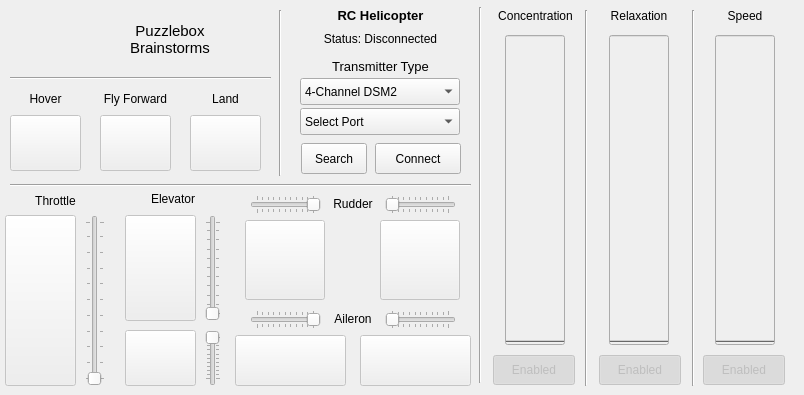
   <widget class="QWidget" name="tabRCHelicopter">
    <property name="enabled">
     <bool>true</bool>
    </property>
    <attribute name="title">
     <string>RC Helicopter</string>
    </attribute>
    <widget class="QLabel" name="labelRCHelicopter">
     <property name="enabled">
      <bool>true</bool>
     </property>
     <property name="geometry">
      <rect>
       <x>290</x>
       <y>5</y>
       <width>181</width>
       <height>21</height>
      </rect>
     </property>
     <property name="text">
      <string>&lt;!DOCTYPE HTML PUBLIC &quot;-//W3C//DTD HTML 4.0//EN&quot; &quot;http://www.w3.org/TR/REC-html40/strict.dtd&quot;&gt;
&lt;html&gt;&lt;head&gt;&lt;meta name=&quot;qrichtext&quot; content=&quot;1&quot; /&gt;&lt;style type=&quot;text/css&quot;&gt;
p, li { white-space: pre-wrap; }
&lt;/style&gt;&lt;/head&gt;&lt;body style=&quot; font-family:'Sans'; font-size:10pt; font-weight:400; font-style:normal;&quot;&gt;
&lt;p style=&quot; margin-top:0px; margin-bottom:0px; margin-left:0px; margin-right:0px; -qt-block-indent:0; text-indent:0px;&quot;&gt;&lt;span style=&quot; font-weight:600;&quot;&gt;RC Helicopter&lt;/span&gt;&lt;/p&gt;&lt;/body&gt;&lt;/html&gt;</string>
     </property>
     <property name="alignment">
      <set>Qt::AlignCenter</set>
     </property>
    </widget>
    <widget class="QLabel" name="textLabelTitleHelicopter">
     <property name="geometry">
      <rect>
       <x>120</x>
       <y>10</y>
       <width>100</width>
       <height>60</height>
      </rect>
     </property>
     <property name="text">
      <string>&lt;!DOCTYPE HTML PUBLIC &quot;-//W3C//DTD HTML 4.0//EN&quot; &quot;http://www.w3.org/TR/REC-html40/strict.dtd&quot;&gt;
&lt;html&gt;&lt;head&gt;&lt;meta name=&quot;qrichtext&quot; content=&quot;1&quot; /&gt;&lt;style type=&quot;text/css&quot;&gt;
p, li { white-space: pre-wrap; }
&lt;/style&gt;&lt;/head&gt;&lt;body style=&quot; font-family:'Sans'; font-size:10pt; font-weight:400; font-style:normal;&quot;&gt;
&lt;p align=&quot;center&quot; style=&quot; margin-top:12px; margin-bottom:12px; margin-left:0px; margin-right:0px; -qt-block-indent:0; text-indent:0px;&quot;&gt;&lt;a href=&quot;http://brainstorms.puzzlebox.info&quot;&gt;&lt;span style=&quot; font-size:11pt; text-decoration: none; color:#000000;&quot;&gt;Puzzlebox&lt;br /&gt;Brainstorms&lt;/span&gt;&lt;/a&gt;&lt;/p&gt;&lt;/body&gt;&lt;/html&gt;</string>
     </property>
     <property name="textFormat">
      <enum>Qt::AutoText</enum>
     </property>
     <property name="wordWrap">
      <bool>false</bool>
     </property>
     <property name="openExternalLinks">
      <bool>true</bool>
     </property>
    </widget>
    <widget class="QComboBox" name="comboBoxHelicopterPortSelect">
     <property name="enabled">
      <bool>true</bool>
     </property>
     <property name="geometry">
      <rect>
       <x>300</x>
       <y>108</y>
       <width>160</width>
       <height>27</height>
      </rect>
     </property>
     <item>
      <property name="text">
       <string>Select Port</string>
      </property>
     </item>
    </widget>
    <widget class="QLabel" name="labelPuzzleboxHelicopter">
     <property name="geometry">
      <rect>
       <x>58</x>
       <y>11</y>
       <width>60</width>
       <height>60</height>
      </rect>
     </property>
     <property name="text">
      <string/>
     </property>
     <property name="pixmap">
      <pixmap>images/puzzlebox_logo.png</pixmap>
     </property>
     <property name="scaledContents">
      <bool>false</bool>
     </property>
     <property name="alignment">
      <set>Qt::AlignCenter</set>
     </property>
     <property name="textInteractionFlags">
      <set>Qt::NoTextInteraction</set>
     </property>
    </widget>
    <widget class="QLabel" name="textLabelHelicopterStatus">
     <property name="enabled">
      <bool>true</bool>
     </property>
     <property name="geometry">
      <rect>
       <x>290</x>
       <y>25</y>
       <width>181</width>
       <height>28</height>
      </rect>
     </property>
     <property name="text">
      <string>&lt;p align=&quot;center&quot;&gt;Status: Disconnected&lt;/p&gt;</string>
     </property>
     <property name="alignment">
      <set>Qt::AlignCenter</set>
     </property>
     <property name="wordWrap">
      <bool>false</bool>
     </property>
    </widget>
    <widget class="Line" name="line6_19">
     <property name="geometry">
      <rect>
       <x>470</x>
       <y>7</y>
       <width>20</width>
       <height>376</height>
      </rect>
     </property>
     <property name="frameShape">
      <enum>QFrame::VLine</enum>
     </property>
     <property name="frameShadow">
      <enum>QFrame::Sunken</enum>
     </property>
    </widget>
    <widget class="Line" name="line3_4">
     <property name="geometry">
      <rect>
       <x>10</x>
       <y>175</y>
       <width>461</width>
       <height>20</height>
      </rect>
     </property>
     <property name="frameShape">
      <enum>QFrame::HLine</enum>
     </property>
     <property name="frameShadow">
      <enum>QFrame::Sunken</enum>
     </property>
    </widget>
    <widget class="QPushButton" name="pushButtonHelicopterThrottle">
     <property name="enabled">
      <bool>false</bool>
     </property>
     <property name="geometry">
      <rect>
       <x>5</x>
       <y>215</y>
       <width>71</width>
       <height>171</height>
      </rect>
     </property>
     <property name="text">
      <string/>
     </property>
     <property name="icon">
      <iconset>
       <normaloff>images/braintorms-throttle_up.png</normaloff>images/braintorms-throttle_up.png</iconset>
     </property>
     <property name="iconSize">
      <size>
       <width>100</width>
       <height>120</height>
      </size>
     </property>
     <property name="checkable">
      <bool>true</bool>
     </property>
    </widget>
    <widget class="QPushButton" name="pushButtonHelicopterRudderLeft">
     <property name="enabled">
      <bool>false</bool>
     </property>
     <property name="geometry">
      <rect>
       <x>245</x>
       <y>220</y>
       <width>80</width>
       <height>80</height>
      </rect>
     </property>
     <property name="text">
      <string/>
     </property>
     <property name="icon">
      <iconset>
       <normaloff>images/brainstorms-rudder-left.png</normaloff>images/brainstorms-rudder-left.png</iconset>
     </property>
     <property name="iconSize">
      <size>
       <width>65</width>
       <height>65</height>
      </size>
     </property>
    </widget>
    <widget class="QPushButton" name="pushButtonHelicopterRudderRight">
     <property name="enabled">
      <bool>false</bool>
     </property>
     <property name="geometry">
      <rect>
       <x>380</x>
       <y>220</y>
       <width>80</width>
       <height>80</height>
      </rect>
     </property>
     <property name="text">
      <string/>
     </property>
     <property name="icon">
      <iconset>
       <normaloff>images/brainstorms-rudder-right.png</normaloff>images/brainstorms-rudder-right.png</iconset>
     </property>
     <property name="iconSize">
      <size>
       <width>65</width>
       <height>65</height>
      </size>
     </property>
    </widget>
    <widget class="QPushButton" name="pushButtonHelicopterAileronLeft">
     <property name="enabled">
      <bool>false</bool>
     </property>
     <property name="geometry">
      <rect>
       <x>235</x>
       <y>335</y>
       <width>111</width>
       <height>51</height>
      </rect>
     </property>
     <property name="text">
      <string/>
     </property>
     <property name="icon">
      <iconset>
       <normaloff>images/brainstorms-aileron_left.png</normaloff>images/brainstorms-aileron_left.png</iconset>
     </property>
     <property name="iconSize">
      <size>
       <width>80</width>
       <height>50</height>
      </size>
     </property>
    </widget>
    <widget class="QPushButton" name="pushButtonHelicopterAileronRight">
     <property name="enabled">
      <bool>false</bool>
     </property>
     <property name="geometry">
      <rect>
       <x>360</x>
       <y>335</y>
       <width>111</width>
       <height>51</height>
      </rect>
     </property>
     <property name="text">
      <string/>
     </property>
     <property name="icon">
      <iconset>
       <normaloff>images/brainstorms-aileron_right.png</normaloff>images/brainstorms-aileron_right.png</iconset>
     </property>
     <property name="iconSize">
      <size>
       <width>80</width>
       <height>50</height>
      </size>
     </property>
    </widget>
    <widget class="QPushButton" name="pushButtonHelicopterElevatorForward">
     <property name="enabled">
      <bool>false</bool>
     </property>
     <property name="geometry">
      <rect>
       <x>125</x>
       <y>215</y>
       <width>71</width>
       <height>106</height>
      </rect>
     </property>
     <property name="text">
      <string/>
     </property>
     <property name="icon">
      <iconset>
       <normaloff>images/brainstorms-elevator_forward.png</normaloff>images/brainstorms-elevator_forward.png</iconset>
     </property>
     <property name="iconSize">
      <size>
       <width>50</width>
       <height>80</height>
      </size>
     </property>
    </widget>
    <widget class="QComboBox" name="comboBoxHelicopterTransmitter">
     <property name="enabled">
      <bool>true</bool>
     </property>
     <property name="geometry">
      <rect>
       <x>300</x>
       <y>78</y>
       <width>160</width>
       <height>27</height>
      </rect>
     </property>
     <item>
      <property name="text">
       <string>4-Channel DSM2</string>
      </property>
     </item>
     <item>
      <property name="text">
       <string>6-Channel DSM2</string>
      </property>
     </item>
    </widget>
    <widget class="QLabel" name="textLabelHelicopterTransmitterType">
     <property name="enabled">
      <bool>true</bool>
     </property>
     <property name="geometry">
      <rect>
       <x>290</x>
       <y>56</y>
       <width>181</width>
       <height>21</height>
      </rect>
     </property>
     <property name="text">
      <string>&lt;!DOCTYPE HTML PUBLIC &quot;-//W3C//DTD HTML 4.0//EN&quot; &quot;http://www.w3.org/TR/REC-html40/strict.dtd&quot;&gt;
&lt;html&gt;&lt;head&gt;&lt;meta name=&quot;qrichtext&quot; content=&quot;1&quot; /&gt;&lt;style type=&quot;text/css&quot;&gt;
p, li { white-space: pre-wrap; }
&lt;/style&gt;&lt;/head&gt;&lt;body style=&quot; font-family:'Sans'; font-size:10pt; font-weight:400; font-style:normal;&quot;&gt;
&lt;p align=&quot;center&quot; style=&quot; margin-top:12px; margin-bottom:12px; margin-left:0px; margin-right:0px; -qt-block-indent:0; text-indent:0px;&quot;&gt;Transmitter Type&lt;/p&gt;&lt;/body&gt;&lt;/html&gt;</string>
     </property>
     <property name="alignment">
      <set>Qt::AlignCenter</set>
     </property>
     <property name="wordWrap">
      <bool>false</bool>
     </property>
    </widget>
    <widget class="QSlider" name="verticalSliderHelicopterThrottle">
     <property name="enabled">
      <bool>false</bool>
     </property>
     <property name="geometry">
      <rect>
       <x>85</x>
       <y>215</y>
       <width>20</width>
       <height>171</height>
      </rect>
     </property>
     <property name="orientation">
      <enum>Qt::Vertical</enum>
     </property>
     <property name="tickPosition">
      <enum>QSlider::TicksBothSides</enum>
     </property>
    </widget>
    <widget class="Line" name="line">
     <property name="geometry">
      <rect>
       <x>270</x>
       <y>10</y>
       <width>20</width>
       <height>166</height>
      </rect>
     </property>
     <property name="orientation">
      <enum>Qt::Vertical</enum>
     </property>
    </widget>
    <widget class="QPushButton" name="pushButtonHelicopterElevatorReverse">
     <property name="enabled">
      <bool>false</bool>
     </property>
     <property name="geometry">
      <rect>
       <x>125</x>
       <y>330</y>
       <width>71</width>
       <height>56</height>
      </rect>
     </property>
     <property name="text">
      <string/>
     </property>
     <property name="icon">
      <iconset>
       <normaloff>images/brainstorms-elevator_reverse.png</normaloff>images/brainstorms-elevator_reverse.png</iconset>
     </property>
     <property name="iconSize">
      <size>
       <width>45</width>
       <height>45</height>
      </size>
     </property>
    </widget>
    <widget class="QLabel" name="labelHelicopterThrottle">
     <property name="geometry">
      <rect>
       <x>5</x>
       <y>190</y>
       <width>101</width>
       <height>21</height>
      </rect>
     </property>
     <property name="text">
      <string>Throttle</string>
     </property>
     <property name="alignment">
      <set>Qt::AlignCenter</set>
     </property>
    </widget>
    <widget class="QLabel" name="labelHelicopterElevator">
     <property name="geometry">
      <rect>
       <x>125</x>
       <y>190</y>
       <width>96</width>
       <height>17</height>
      </rect>
     </property>
     <property name="text">
      <string>Elevator</string>
     </property>
     <property name="alignment">
      <set>Qt::AlignCenter</set>
     </property>
    </widget>
    <widget class="QLabel" name="labelHelicopterRudder">
     <property name="geometry">
      <rect>
       <x>235</x>
       <y>195</y>
       <width>236</width>
       <height>17</height>
      </rect>
     </property>
     <property name="text">
      <string>Rudder</string>
     </property>
     <property name="alignment">
      <set>Qt::AlignCenter</set>
     </property>
    </widget>
    <widget class="QLabel" name="labelHelicopterAileron">
     <property name="geometry">
      <rect>
       <x>235</x>
       <y>310</y>
       <width>236</width>
       <height>17</height>
      </rect>
     </property>
     <property name="text">
      <string>Aileron</string>
     </property>
     <property name="alignment">
      <set>Qt::AlignCenter</set>
     </property>
    </widget>
    <widget class="QSlider" name="verticalSliderHelicopterElevatorForward">
     <property name="enabled">
      <bool>false</bool>
     </property>
     <property name="geometry">
      <rect>
       <x>205</x>
       <y>215</y>
       <width>16</width>
       <height>106</height>
      </rect>
     </property>
     <property name="orientation">
      <enum>Qt::Vertical</enum>
     </property>
     <property name="tickPosition">
      <enum>QSlider::TicksBothSides</enum>
     </property>
    </widget>
    <widget class="QSlider" name="verticalSliderHelicopterElevatorReverse">
     <property name="enabled">
      <bool>false</bool>
     </property>
     <property name="geometry">
      <rect>
       <x>205</x>
       <y>330</y>
       <width>16</width>
       <height>56</height>
      </rect>
     </property>
     <property name="orientation">
      <enum>Qt::Vertical</enum>
     </property>
     <property name="invertedAppearance">
      <bool>true</bool>
     </property>
     <property name="invertedControls">
      <bool>true</bool>
     </property>
     <property name="tickPosition">
      <enum>QSlider::TicksBothSides</enum>
     </property>
    </widget>
    <widget class="QSlider" name="horizontalSliderHelicopterRudderRight">
     <property name="enabled">
      <bool>false</bool>
     </property>
     <property name="geometry">
      <rect>
       <x>385</x>
       <y>195</y>
       <width>71</width>
       <height>19</height>
      </rect>
     </property>
     <property name="orientation">
      <enum>Qt::Horizontal</enum>
     </property>
     <property name="tickPosition">
      <enum>QSlider::TicksBothSides</enum>
     </property>
    </widget>
    <widget class="QSlider" name="horizontalSliderHelicopterRudderLeft">
     <property name="enabled">
      <bool>false</bool>
     </property>
     <property name="geometry">
      <rect>
       <x>250</x>
       <y>195</y>
       <width>71</width>
       <height>19</height>
      </rect>
     </property>
     <property name="orientation">
      <enum>Qt::Horizontal</enum>
     </property>
     <property name="invertedAppearance">
      <bool>true</bool>
     </property>
     <property name="invertedControls">
      <bool>true</bool>
     </property>
     <property name="tickPosition">
      <enum>QSlider::TicksBothSides</enum>
     </property>
    </widget>
    <widget class="QSlider" name="horizontalSliderHelicopterAileronRight">
     <property name="enabled">
      <bool>false</bool>
     </property>
     <property name="geometry">
      <rect>
       <x>385</x>
       <y>310</y>
       <width>71</width>
       <height>19</height>
      </rect>
     </property>
     <property name="orientation">
      <enum>Qt::Horizontal</enum>
     </property>
     <property name="tickPosition">
      <enum>QSlider::TicksBothSides</enum>
     </property>
    </widget>
    <widget class="QSlider" name="horizontalSliderHelicopterAileronLeft">
     <property name="enabled">
      <bool>false</bool>
     </property>
     <property name="geometry">
      <rect>
       <x>250</x>
       <y>310</y>
       <width>71</width>
       <height>19</height>
      </rect>
     </property>
     <property name="orientation">
      <enum>Qt::Horizontal</enum>
     </property>
     <property name="invertedAppearance">
      <bool>true</bool>
     </property>
     <property name="invertedControls">
      <bool>true</bool>
     </property>
     <property name="tickPosition">
      <enum>QSlider::TicksBothSides</enum>
     </property>
    </widget>
    <widget class="Line" name="line_2">
     <property name="geometry">
      <rect>
       <x>10</x>
       <y>70</y>
       <width>261</width>
       <height>16</height>
      </rect>
     </property>
     <property name="orientation">
      <enum>Qt::Horizontal</enum>
     </property>
    </widget>
    <widget class="QPushButton" name="pushButtonHelicopterHover">
     <property name="enabled">
      <bool>false</bool>
     </property>
     <property name="geometry">
      <rect>
       <x>10</x>
       <y>115</y>
       <width>71</width>
       <height>56</height>
      </rect>
     </property>
     <property name="text">
      <string/>
     </property>
     <property name="icon">
      <iconset>
       <normaloff>images/brainstorms-hover.png</normaloff>images/brainstorms-hover.png</iconset>
     </property>
     <property name="iconSize">
      <size>
       <width>40</width>
       <height>40</height>
      </size>
     </property>
     <property name="checkable">
      <bool>true</bool>
     </property>
     <property name="checked">
      <bool>false</bool>
     </property>
    </widget>
    <widget class="QPushButton" name="pushButtonHelicopterFlyForward">
     <property name="enabled">
      <bool>false</bool>
     </property>
     <property name="geometry">
      <rect>
       <x>100</x>
       <y>115</y>
       <width>71</width>
       <height>56</height>
      </rect>
     </property>
     <property name="text">
      <string/>
     </property>
     <property name="icon">
      <iconset>
       <normaloff>images/brainstorms-fly_forward.png</normaloff>images/brainstorms-fly_forward.png</iconset>
     </property>
     <property name="iconSize">
      <size>
       <width>50</width>
       <height>50</height>
      </size>
     </property>
     <property name="checkable">
      <bool>true</bool>
     </property>
    </widget>
    <widget class="QPushButton" name="pushButtonHelicopterLand">
     <property name="enabled">
      <bool>false</bool>
     </property>
     <property name="geometry">
      <rect>
       <x>190</x>
       <y>115</y>
       <width>71</width>
       <height>56</height>
      </rect>
     </property>
     <property name="text">
      <string/>
     </property>
     <property name="icon">
      <iconset>
       <normaloff>images/brainstorms-land_arrow.png</normaloff>images/brainstorms-land_arrow.png</iconset>
     </property>
     <property name="iconSize">
      <size>
       <width>50</width>
       <height>50</height>
      </size>
     </property>
    </widget>
    <widget class="QLabel" name="labelHelicopterHover">
     <property name="geometry">
      <rect>
       <x>15</x>
       <y>90</y>
       <width>61</width>
       <height>17</height>
      </rect>
     </property>
     <property name="midLineWidth">
      <number>0</number>
     </property>
     <property name="text">
      <string>Hover</string>
     </property>
     <property name="textFormat">
      <enum>Qt::AutoText</enum>
     </property>
     <property name="alignment">
      <set>Qt::AlignCenter</set>
     </property>
    </widget>
    <widget class="QLabel" name="labelHelicopterFlyForward">
     <property name="geometry">
      <rect>
       <x>85</x>
       <y>90</y>
       <width>101</width>
       <height>17</height>
      </rect>
     </property>
     <property name="midLineWidth">
      <number>0</number>
     </property>
     <property name="text">
      <string>Fly Forward</string>
     </property>
     <property name="textFormat">
      <enum>Qt::AutoText</enum>
     </property>
     <property name="alignment">
      <set>Qt::AlignCenter</set>
     </property>
    </widget>
    <widget class="QLabel" name="labelHelicopterLand">
     <property name="geometry">
      <rect>
       <x>195</x>
       <y>90</y>
       <width>61</width>
       <height>17</height>
      </rect>
     </property>
     <property name="midLineWidth">
      <number>0</number>
     </property>
     <property name="text">
      <string>Land</string>
     </property>
     <property name="textFormat">
      <enum>Qt::AutoText</enum>
     </property>
     <property name="alignment">
      <set>Qt::AlignCenter</set>
     </property>
    </widget>
    <widget class="QProgressBar" name="progressBarHelicopterSpeed">
     <property name="enabled">
      <bool>false</bool>
     </property>
     <property name="geometry">
      <rect>
       <x>715</x>
       <y>35</y>
       <width>60</width>
       <height>310</height>
      </rect>
     </property>
     <property name="value">
      <number>0</number>
     </property>
     <property name="alignment">
      <set>Qt::AlignCenter</set>
     </property>
     <property name="orientation">
      <enum>Qt::Vertical</enum>
     </property>
    </widget>
    <widget class="Line" name="line6_13">
     <property name="geometry">
      <rect>
       <x>576</x>
       <y>10</y>
       <width>20</width>
       <height>376</height>
      </rect>
     </property>
     <property name="frameShape">
      <enum>QFrame::VLine</enum>
     </property>
     <property name="frameShadow">
      <enum>QFrame::Sunken</enum>
     </property>
    </widget>
    <widget class="QPushButton" name="pushButtonHelicopterRelaxationEnable">
     <property name="enabled">
      <bool>false</bool>
     </property>
     <property name="geometry">
      <rect>
       <x>599</x>
       <y>355</y>
       <width>82</width>
       <height>30</height>
      </rect>
     </property>
     <property name="toolTip">
      <string>enable/disable relaxation processing</string>
     </property>
     <property name="text">
      <string>Enabled</string>
     </property>
     <property name="checkable">
      <bool>true</bool>
     </property>
     <property name="checked">
      <bool>true</bool>
     </property>
    </widget>
    <widget class="QProgressBar" name="progressBarHelicopterRelaxation">
     <property name="enabled">
      <bool>false</bool>
     </property>
     <property name="geometry">
      <rect>
       <x>609</x>
       <y>35</y>
       <width>60</width>
       <height>310</height>
      </rect>
     </property>
     <property name="value">
      <number>0</number>
     </property>
     <property name="alignment">
      <set>Qt::AlignCenter</set>
     </property>
     <property name="orientation">
      <enum>Qt::Vertical</enum>
     </property>
    </widget>
    <widget class="QLabel" name="textLabelHelicopterSpeed">
     <property name="geometry">
      <rect>
       <x>695</x>
       <y>1</y>
       <width>100</width>
       <height>30</height>
      </rect>
     </property>
     <property name="text">
      <string>&lt;!DOCTYPE HTML PUBLIC &quot;-//W3C//DTD HTML 4.0//EN&quot; &quot;http://www.w3.org/TR/REC-html40/strict.dtd&quot;&gt;
&lt;html&gt;&lt;head&gt;&lt;meta name=&quot;qrichtext&quot; content=&quot;1&quot; /&gt;&lt;style type=&quot;text/css&quot;&gt;
p, li { white-space: pre-wrap; }
&lt;/style&gt;&lt;/head&gt;&lt;body style=&quot; font-family:'Sans'; font-size:10pt; font-weight:400; font-style:normal;&quot;&gt;
&lt;p align=&quot;center&quot; style=&quot; margin-top:12px; margin-bottom:12px; margin-left:0px; margin-right:0px; -qt-block-indent:0; text-indent:0px;&quot;&gt;&lt;span style=&quot; font-size:9pt;&quot;&gt;Speed&lt;/span&gt;&lt;/p&gt;&lt;/body&gt;&lt;/html&gt;</string>
     </property>
     <property name="wordWrap">
      <bool>false</bool>
     </property>
    </widget>
    <widget class="QProgressBar" name="progressBarHelicopterConcentration">
     <property name="enabled">
      <bool>false</bool>
     </property>
     <property name="geometry">
      <rect>
       <x>505</x>
       <y>35</y>
       <width>60</width>
       <height>310</height>
      </rect>
     </property>
     <property name="value">
      <number>0</number>
     </property>
     <property name="alignment">
      <set>Qt::AlignCenter</set>
     </property>
     <property name="orientation">
      <enum>Qt::Vertical</enum>
     </property>
    </widget>
    <widget class="Line" name="line6_14">
     <property name="geometry">
      <rect>
       <x>683</x>
       <y>10</y>
       <width>20</width>
       <height>376</height>
      </rect>
     </property>
     <property name="frameShape">
      <enum>QFrame::VLine</enum>
     </property>
     <property name="frameShadow">
      <enum>QFrame::Sunken</enum>
     </property>
    </widget>
    <widget class="QPushButton" name="pushButtonHelicopterConcentrationEnable">
     <property name="enabled">
      <bool>false</bool>
     </property>
     <property name="geometry">
      <rect>
       <x>493</x>
       <y>355</y>
       <width>82</width>
       <height>30</height>
      </rect>
     </property>
     <property name="toolTip">
      <string>enable/disable concentration processing</string>
     </property>
     <property name="text">
      <string>Enabled</string>
     </property>
     <property name="checkable">
      <bool>true</bool>
     </property>
     <property name="checked">
      <bool>true</bool>
     </property>
    </widget>
    <widget class="QPushButton" name="pushButtonHelicopterSpeedEnable">
     <property name="enabled">
      <bool>false</bool>
     </property>
     <property name="geometry">
      <rect>
       <x>703</x>
       <y>355</y>
       <width>82</width>
       <height>30</height>
      </rect>
     </property>
     <property name="toolTip">
      <string>enable/disable automatic driving of LEGO Mindstorms NXT robot</string>
     </property>
     <property name="text">
      <string>Enabled</string>
     </property>
     <property name="checkable">
      <bool>true</bool>
     </property>
     <property name="checked">
      <bool>true</bool>
     </property>
     <property name="flat">
      <bool>false</bool>
     </property>
    </widget>
    <widget class="QLabel" name="textLabelHelicopterRelaxation">
     <property name="geometry">
      <rect>
       <x>584</x>
       <y>1</y>
       <width>110</width>
       <height>30</height>
      </rect>
     </property>
     <property name="text">
      <string>&lt;!DOCTYPE HTML PUBLIC &quot;-//W3C//DTD HTML 4.0//EN&quot; &quot;http://www.w3.org/TR/REC-html40/strict.dtd&quot;&gt;
&lt;html&gt;&lt;head&gt;&lt;meta name=&quot;qrichtext&quot; content=&quot;1&quot; /&gt;&lt;style type=&quot;text/css&quot;&gt;
p, li { white-space: pre-wrap; }
&lt;/style&gt;&lt;/head&gt;&lt;body style=&quot; font-family:'Sans'; font-size:10pt; font-weight:400; font-style:normal;&quot;&gt;
&lt;p align=&quot;center&quot; style=&quot; margin-top:12px; margin-bottom:12px; margin-left:0px; margin-right:0px; -qt-block-indent:0; text-indent:0px;&quot;&gt;&lt;span style=&quot; font-size:9pt;&quot;&gt;Relaxation&lt;/span&gt;&lt;/p&gt;&lt;/body&gt;&lt;/html&gt;</string>
     </property>
     <property name="wordWrap">
      <bool>false</bool>
     </property>
    </widget>
    <widget class="QLabel" name="textLabelHelicopterConcentration">
     <property name="geometry">
      <rect>
       <x>483</x>
       <y>1</y>
       <width>105</width>
       <height>30</height>
      </rect>
     </property>
     <property name="text">
      <string>&lt;!DOCTYPE HTML PUBLIC &quot;-//W3C//DTD HTML 4.0//EN&quot; &quot;http://www.w3.org/TR/REC-html40/strict.dtd&quot;&gt;
&lt;html&gt;&lt;head&gt;&lt;meta name=&quot;qrichtext&quot; content=&quot;1&quot; /&gt;&lt;style type=&quot;text/css&quot;&gt;
p, li { white-space: pre-wrap; }
&lt;/style&gt;&lt;/head&gt;&lt;body style=&quot; font-family:'Sans'; font-size:10pt; font-weight:400; font-style:normal;&quot;&gt;
&lt;p align=&quot;center&quot; style=&quot; margin-top:12px; margin-bottom:12px; margin-left:0px; margin-right:0px; -qt-block-indent:0; text-indent:0px;&quot;&gt;&lt;span style=&quot; font-size:9pt;&quot;&gt;Concentration&lt;/span&gt;&lt;/p&gt;&lt;/body&gt;&lt;/html&gt;</string>
     </property>
     <property name="wordWrap">
      <bool>false</bool>
     </property>
    </widget>
    <widget class="QPushButton" name="pushButtonHelicopterConnect">
     <property name="geometry">
      <rect>
       <x>375</x>
       <y>143</y>
       <width>86</width>
       <height>31</height>
      </rect>
     </property>
     <property name="text">
      <string>Connect</string>
     </property>
     <property name="checkable">
      <bool>true</bool>
     </property>
    </widget>
    <widget class="QPushButton" name="pushButtonHelicopterSearch">
     <property name="geometry">
      <rect>
       <x>301</x>
       <y>143</y>
       <width>66</width>
       <height>31</height>
      </rect>
     </property>
     <property name="text">
      <string>Search</string>
     </property>
     <property name="checkable">
      <bool>false</bool>
     </property>
    </widget>
   </widget>
